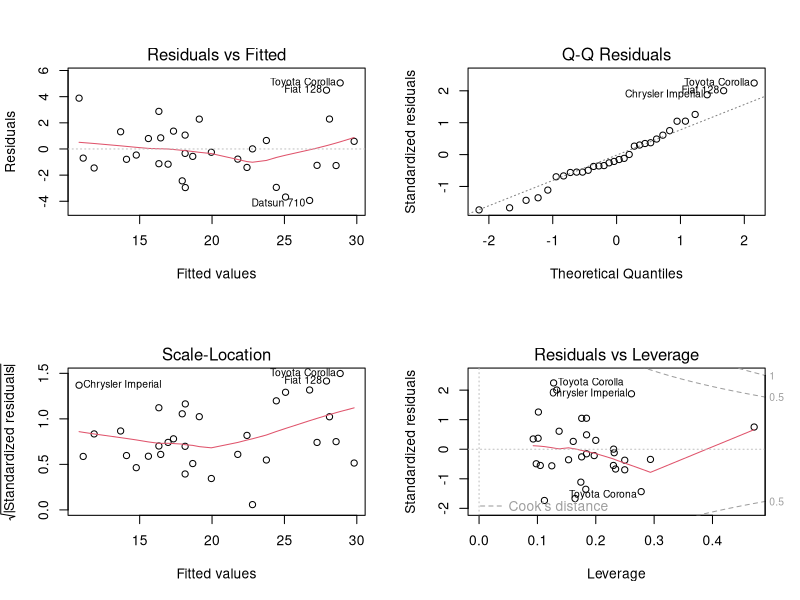
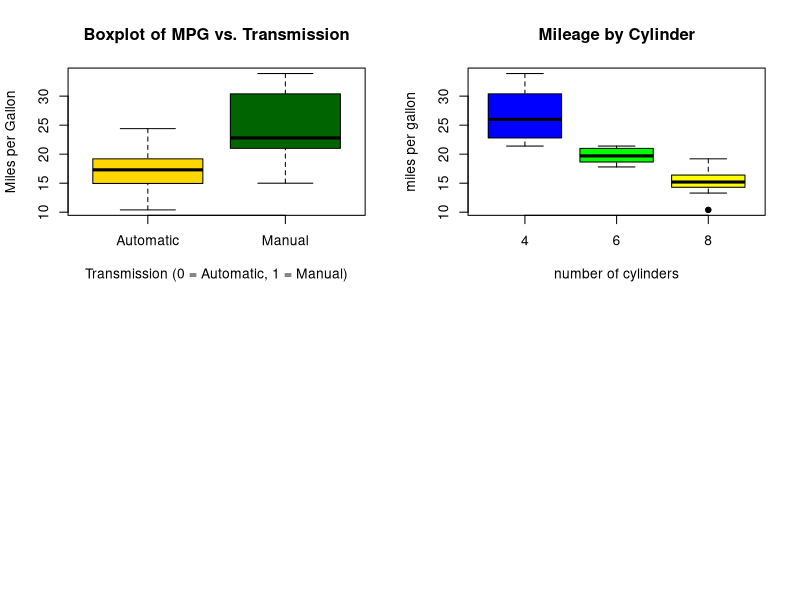
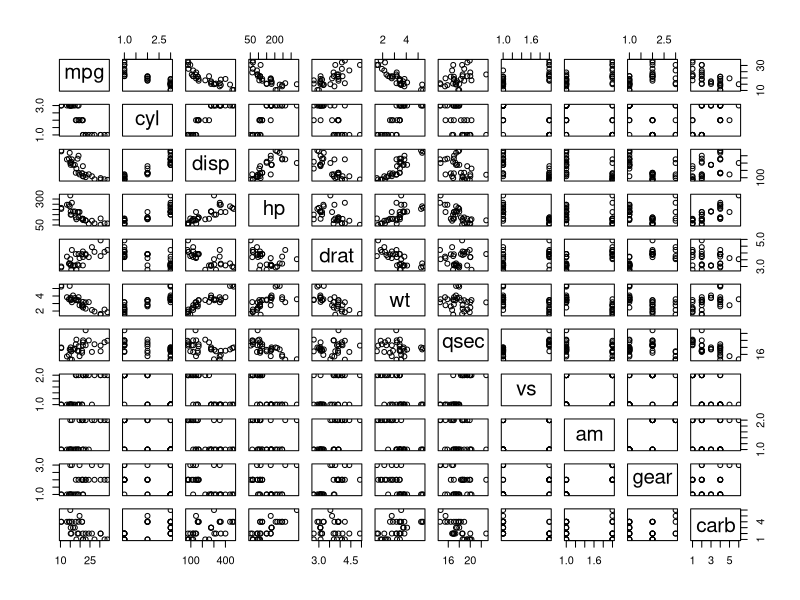

These charts were generated, in order, by the following R code:
## ---- chunk 1
echo = TRUE
## ---- chunk 2
rm(list=ls()) #remove all data store in the Data Environment
#all the packages that we will use 
library(ggplot2)
## ---- chunk 3
data(mtcars)
mtcars$cyl <- factor(mtcars$cyl)
mtcars$vs <- factor(mtcars$vs)
mtcars$gear <- factor(mtcars$gear)
mtcars$carb <- factor(mtcars$carb)
mtcars$am <- factor(mtcars$am,labels=c('Automatic','Manual'))
str(mtcars)
## ---- chunk 4
init_model <- lm(mpg ~ ., data = mtcars)
best_model <- step(init_model, direction = "both")
## ---- chunk 5
summary(best_model)
## ---- chunk 6
base_model <- lm(mpg ~ am, data = mtcars)
anova(base_model, best_model)
## ---- chunk 7
t.test(mpg ~ am, data = mtcars)
## ---- chunk 8
par(mfrow = c(2, 2))
plot(best_model)
## ---- chunk 9
leverage <- hatvalues(best_model)
tail(sort(leverage),3)

influential <- dfbetas(best_model)
tail(sort(influential[,6]),3)
## ---- chunk 10
t.test(mpg ~ am, data = mtcars)
## ---- chunk 11
boxplot(mpg ~ am, data=mtcars, col=(c("gold","darkgreen")), xlab="Transmission (0 = Automatic, 1 = Manual)", ylab="Miles per Gallon", main="Boxplot of MPG vs. Transmission")
## ---- chunk 12
boxplot(mtcars$mpg ~ mtcars$cyl, data=mtcars, outpch = 19, col=(c("blue", "green", "yellow")), ylab="miles per gallon", xlab="number of cylinders", main="Mileage by Cylinder")
## ---- chunk 13
pairs(mpg ~ ., data = mtcars)
